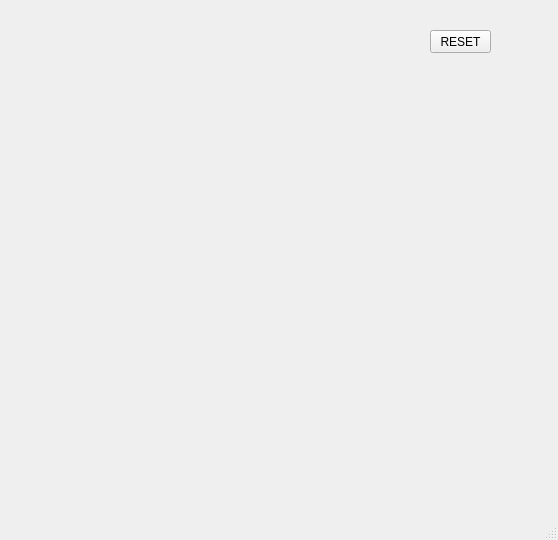
<?xml version="1.0" encoding="UTF-8"?>
<ui version="4.0">
 <class>MainWindow</class>
 <widget class="QMainWindow" name="MainWindow">
  <property name="geometry">
   <rect>
    <x>0</x>
    <y>0</y>
    <width>558</width>
    <height>540</height>
   </rect>
  </property>
  <property name="windowTitle">
   <string>MainWindow</string>
  </property>
  <widget class="QWidget" name="centralwidget">
   <widget class="QPushButton" name="pb">
    <property name="geometry">
     <rect>
      <x>430</x>
      <y>30</y>
      <width>61</width>
      <height>23</height>
     </rect>
    </property>
    <property name="text">
     <string>RESET</string>
    </property>
   </widget>
  </widget>
  <widget class="QMenuBar" name="menubar">
   <property name="geometry">
    <rect>
     <x>0</x>
     <y>0</y>
     <width>558</width>
     <height>21</height>
    </rect>
   </property>
  </widget>
  <widget class="QStatusBar" name="statusbar"/>
 </widget>
 <resources/>
 <connections/>
</ui>
